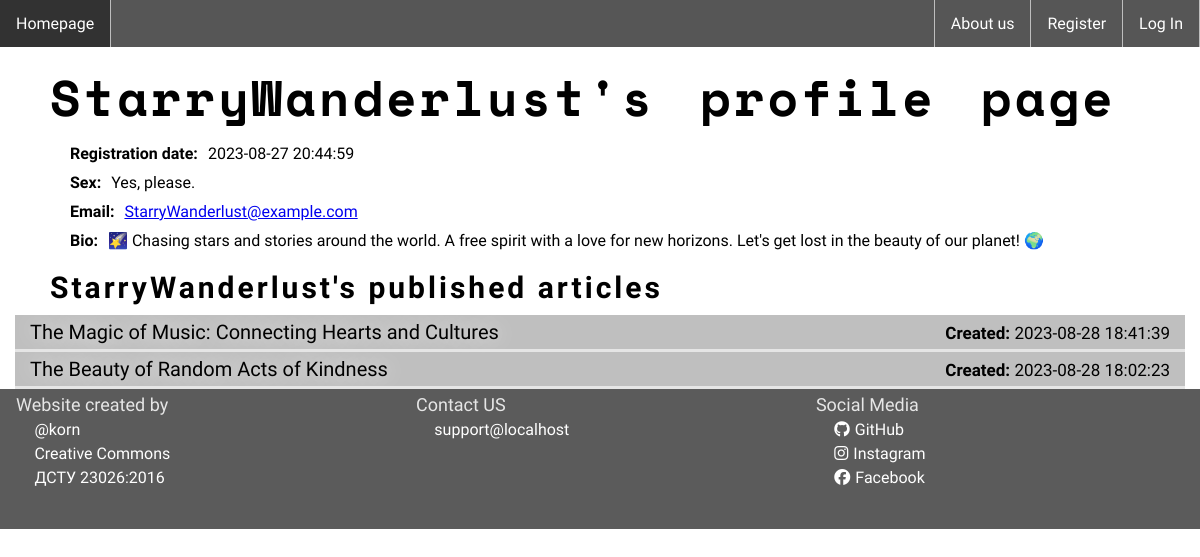
/code/user_profile.php?id=41, run on the app's committed database.
### tables this page shows
CREATE TABLE `users` (
  `id` int(11) NOT NULL AUTO_INCREMENT,
  `username` varchar(50) NOT NULL,
  `email` varchar(50) NOT NULL,
  `password` varchar(50) NOT NULL,
  `create_datetime` datetime NOT NULL,
  `gender` varchar(50) NOT NULL,
  `bio` text NOT NULL,
  PRIMARY KEY (`id`)
);

CREATE TABLE `articles` (
  `article_id` int(11) NOT NULL AUTO_INCREMENT,
  `topic` varchar(255) NOT NULL,
  `content` text NOT NULL,
  `username` varchar(50) NOT NULL,
  `create_datetime` datetime NOT NULL,
  `edit_datetime` datetime DEFAULT NULL,
  `public` varchar(5) NOT NULL,
  PRIMARY KEY (`article_id`)
);

### code/user_profile.php (the view, shortened to what this page needs)
<?php
    require("db_connection.php");
    if(!empty($_GET['id'])) {
        $user_id = $_GET['id'];
        $user_query = mysqli_query($db_connection, "SELECT * FROM `users`
            WHERE id='$user_id'");
        $user_item  = mysqli_fetch_array($user_query);
        $count = mysqli_num_rows($user_query);
        if($count > 0) {
            $username   = $user_item['username'];
            $article_query = mysqli_query($db_connection, "SELECT * FROM `articles`
                WHERE (username,public)=('$username','yes') ORDER BY create_datetime DESC");
?>
            <!DOCTYPE html>
            <html lang="en">
            <head>
                <link href="styles/main.css" rel="stylesheet" />
                <link href="styles/user_profile.css" rel="stylesheet" />
            </head>
            <header class="user_panel">
                <?php include("user_panel.php") ?>
            </header>
            <body>
<?php           print "<h1>".$username."'s profile page</h1>";
?>              <div class="user_info">
                    <p class="first_item">Registration date:</p>
                    <p class="second_item"> <?php print $user_item['create_datetime'] ?> </p>
                </div>
                <div class="user_info">
                    <p class="first_item">Sex:</p>
                    <p class="second_item"><?php print $user_item['gender'] ?></p>
                </div>
                <div class="user_info">
                    <p class="first_item">Email:</p>
                    <p class="second_item"><a href="mailto:<?php print $user_item['email'] ?>"><?php print $user_item['email'] ?></a></p>
                </div>
                <div class="user_info">
                    <p class="first_item">Bio:</p>
<?php               print "<p class='second_item'>".$user_item['bio']."</p>";
                    print "</div>";
                function articles_list(){
                    global $user_item, $article_query;
                    print "<h2>".$user_item['username']."'s published articles</h2>";
                    $count = mysqli_num_rows($article_query);
                    if ($count > 0) {
                        while ($article_item = mysqli_fetch_array($article_query)) {
                            print "<div class='article_list'>";
                                print "<p><a href='article.php?id=" . $article_item['article_id'] . "'>" . $article_item['topic'] . "</a></p>";
                                if ($article_item['edit_datetime'] != null) {
                                    print "<p class='article_date'><b>Updated:</b> " . $article_item['edit_datetime'] . "</p>";
                                } else {
                                    print "<p class='article_date'><b>Created:</b> " . $article_item['create_datetime'] . "</p>";
                                }
                            print "</div>";
                        }
                    } else {
                        print "<h3>This user didn't make any articles yet. :(</h3>";
                    }
                }
                articles_list();
?>          </body>
            <footer class="footer">
                <?php include("footer.php") ?>
            </footer>
            </html>
<?php   } else {
            include("page_not_found.php");
        }
    } else {
        include("page_not_found.php");
    }
?>

### code/styles/main.css (style rules this page uses)
html { background-image: url(../img/white-concrete-wall.jpg); background-position: center; background-attachment: scroll; }
body { background-color: rgba(255, 255, 255, 0.7); max-width: 1400px; margin: auto; margin-bottom: 0; font-family: 'Muli', sans-serif; height: 100%; }
h1 { letter-spacing: 3px; word-spacing: 12px; font-family: 'Space Mono', monospace; font-size: 50px; padding-top: 3%; }
h2 { letter-spacing: 3px; font-family: 'Space Mono', monospace; font-size: 35px; }
footer { background:rgba(0, 0, 0, 0.4); }

### code/styles/user_profile.css (style rules this page uses)
h1 { margin: 0px 0px 0px 50px; padding-top: 60px; }
.user_info { display: flex; margin: 10px 10px 10px 70px; }
.first_item { margin: 0; font-weight: bold; }
.second_item { margin: 0; margin-left: 10px; }
h2 { margin: 20px 0px 10px 50px; font-size: 30px; font-family: 'Muli', sans-serif; }
.article_list { display: flex; justify-content: space-between; background-color: rgba(0, 0, 0, 0.250); border-bottom: solid rgba(255, 255, 255, 0.600) 3px; margin-right: 15px; margin-left: 15px; }
.article_list p a { text-decoration: none; color: rgb(0, 0, 0); text-shadow: 0px 0px 20px rgb(255, 255, 255); margin-left: 15px; font-size: 20px; }
.article_list p { margin-top: 5px; margin-bottom: 5px; }
.article_date { font-size: 17px; padding-top: 3px; margin-right: 15px; }

### data on the page
users: username "StarryWanderlust", create_datetime "2023-08-27 20:44:59", gender "Yes, please.", email "StarryWanderlust@example.com", bio "🌠 Chasing stars and stories around the world. A free spirit with a love for new horizons. Let's get lost in the beauty of our planet! 🌍"
articles: topic "The Magic of Music: Connecting Hearts and Cultures", create_datetime "2023-08-28 18:41:39"
articles: topic "The Beauty of Random Acts of Kindness", create_datetime "2023-08-28 18:02:23"

### other printed values
$_SERVER['HTTP_HOST'] "localhost"
